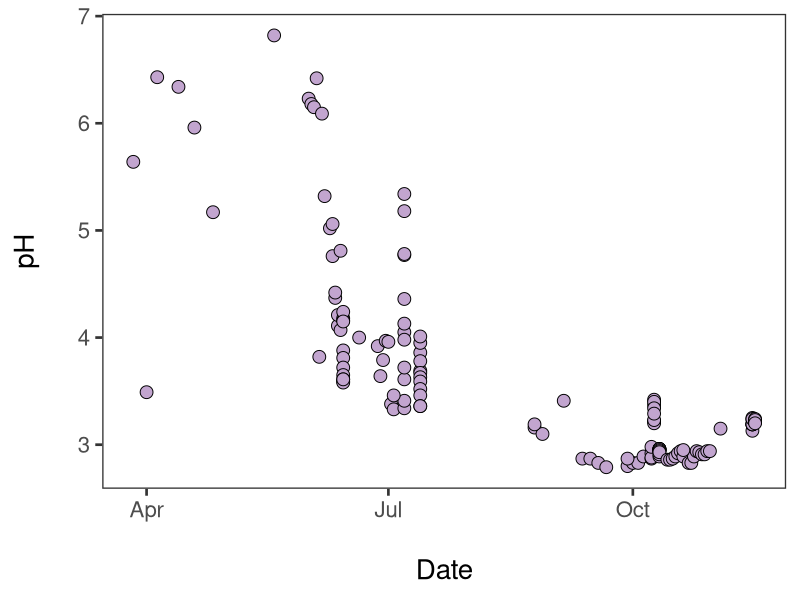
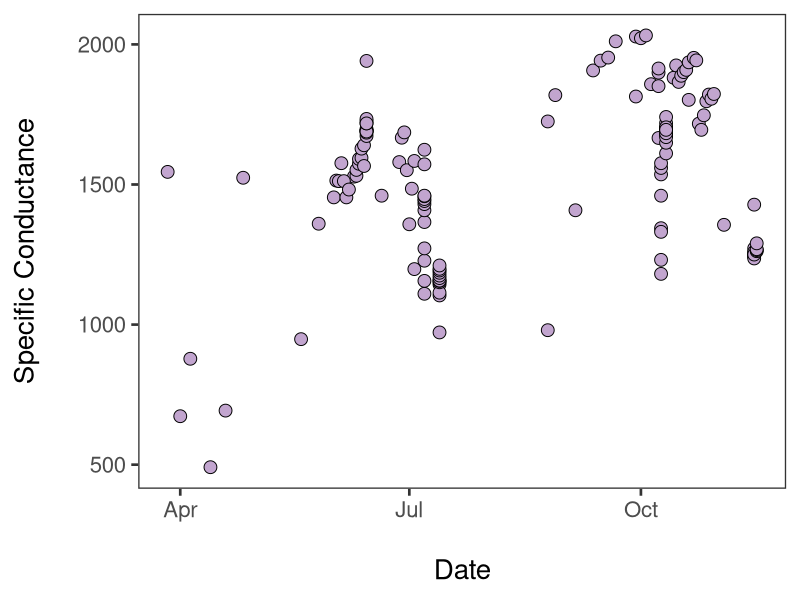
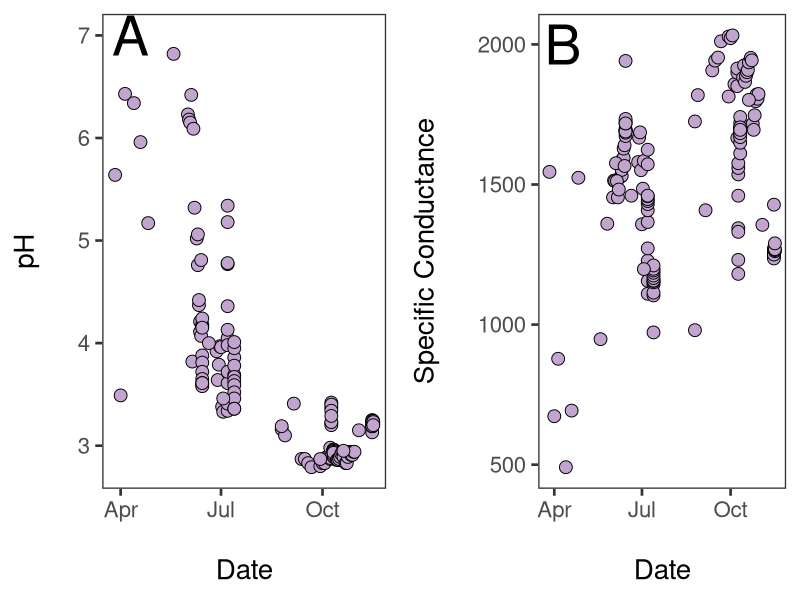
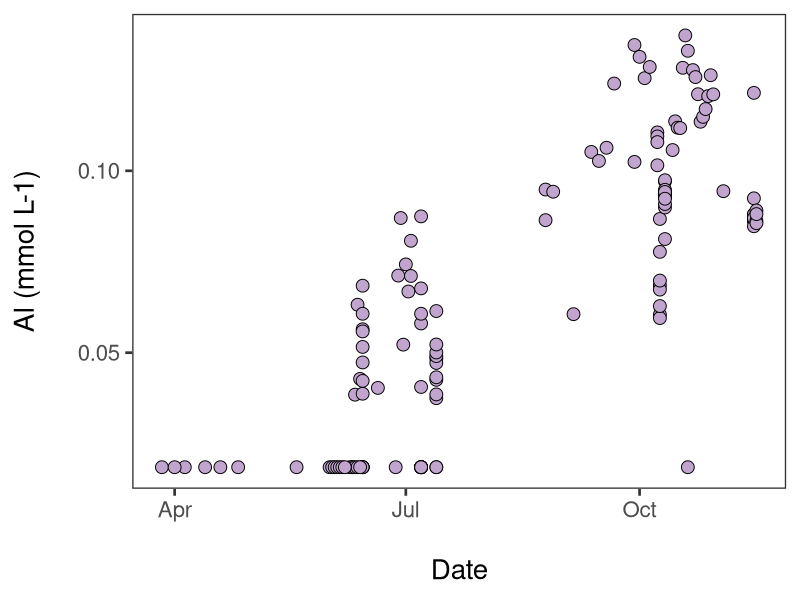
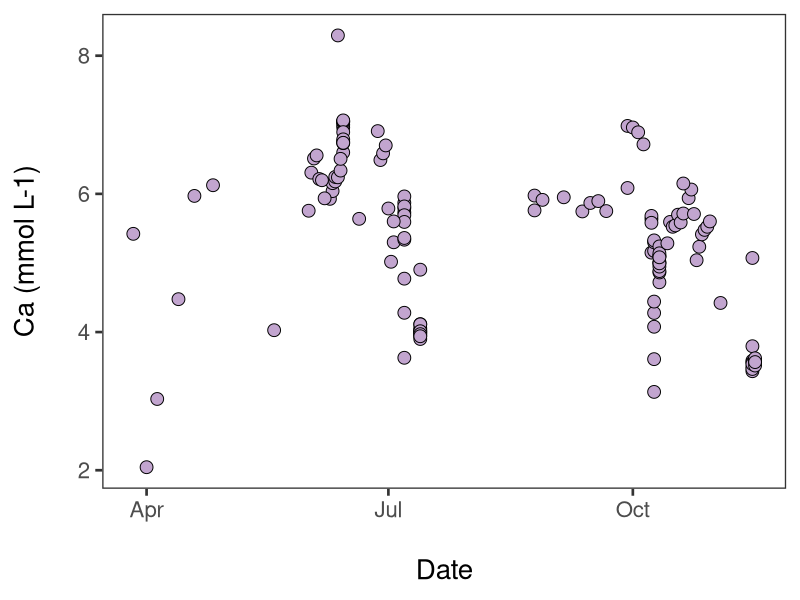
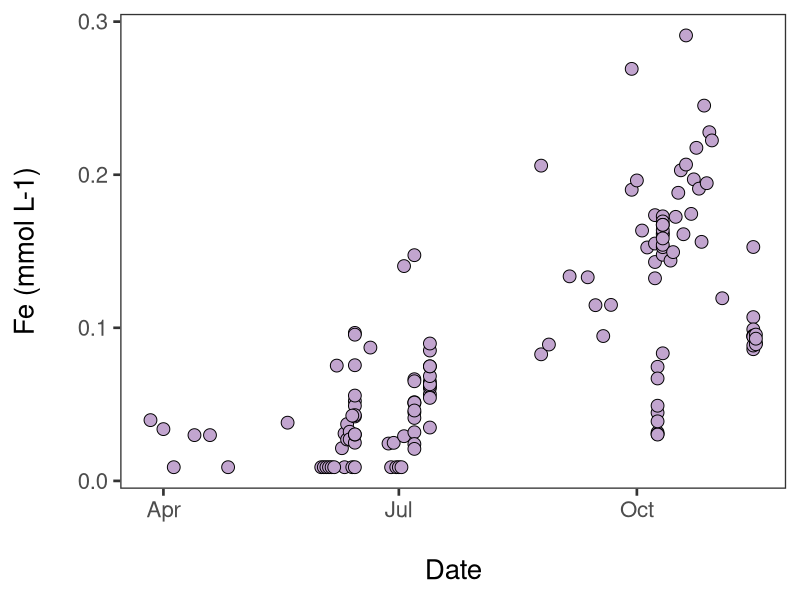
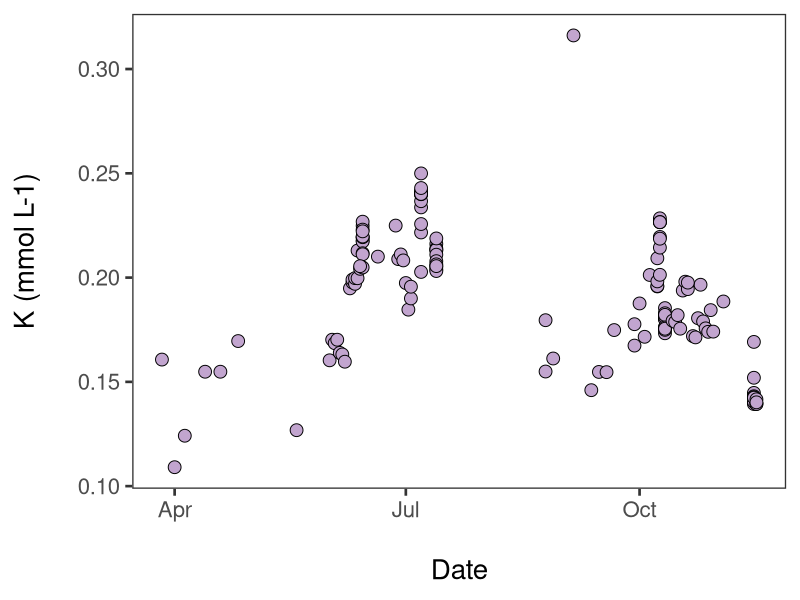
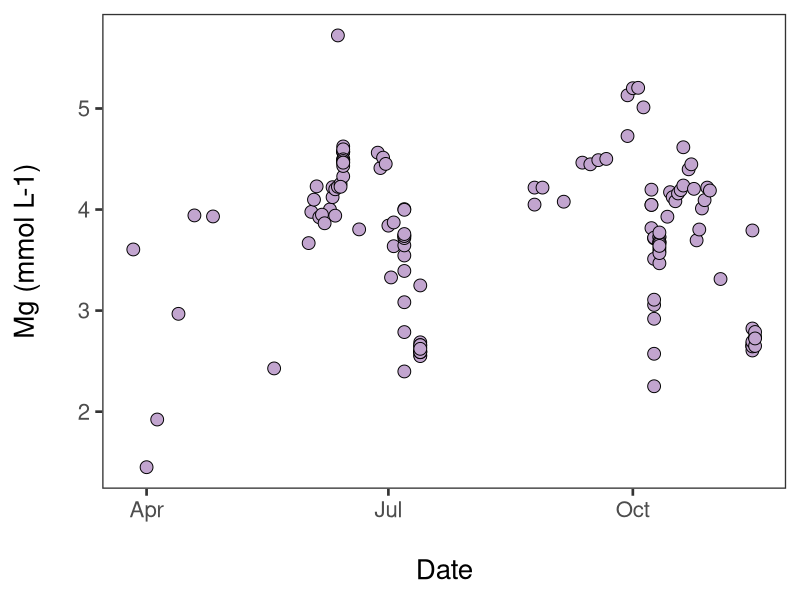

The R script that drew these images, in order: (Note: this script raises an error after producing the figures.)
#Call outlet data by date
Outchem<-read.csv(file="Outchemdate.csv",header=TRUE)
#Call Q 
Discharge<-read.csv(file="discharge.csv",header=TRUE)

#Transform mg/L to mmol/L

Outchem$Al_mmolL<-(Outchem$Al_mgL/26.982)
Outchem$Ca_mmolL<-(Outchem$Ca_mgL/40.08)
Outchem$Fe_mmolL<-(Outchem$Fe_mgL/55.845)
Outchem$K_mmolL<-(Outchem$K_mgL/39.099)
Outchem$Mg_mmolL<-(Outchem$Mg_mgL/24.305)
Outchem$Mn_mmolL<-(Outchem$Mn_mgL/54.938)
Outchem$Na_mmolL<-(Outchem$Na_mgL/22.99)
Outchem$SO42_mmolL<-(Outchem$SO42_mgL/96.06)
Outchem$Cl_mmolL<-(Outchem$Cl_mgL/35.453)

#Pulls out day of year to plot as x variable (makes scatter plot)
library(lubridate)
Outchem$newdate<-mdy(Outchem$Date)
Outchem$doy<-yday(Outchem$newdate)

#pH and EC std dev and std err
library(plyr)
outlet.summary<-ddply(Outchem, c("Site"), summarise,
                            pHmean = mean(pH, na.rm=TRUE), pHsd = sd(pH, na.rm=TRUE),
                            pHsem = sd(pH, na.rm=TRUE)/sqrt(length(pH)),
                            ECmean = mean(EC,na.rm=TRUE), ECsd = sd(EC,na.rm=TRUE),
                            ECsem = sd(EC,na.rm=TRUE)/sqrt(length(EC)),
                      Almean = mean(Al_mmolL,na.rm=TRUE), Alsd = sd(Al_mmolL,na.rm=TRUE),
                      Alsem = sd(Al_mmolL,na.rm=TRUE)/sqrt(length(Al_mmolL)),
                      Camean = mean(Ca_mmolL,na.rm=TRUE), Casd = sd(Ca_mmolL,na.rm=TRUE),
                      Casem = sd(Ca_mmolL,na.rm=TRUE)/sqrt(length(Ca_mmolL)),
                      Femean = mean(Fe_mmolL,na.rm=TRUE), Fesd = sd(Fe_mmolL,na.rm=TRUE),
                      Fesem = sd(Fe_mmolL,na.rm=TRUE)/sqrt(length(Fe_mmolL)),
                      Kmean = mean(K_mmolL,na.rm=TRUE), Ksd = sd(K_mmolL,na.rm=TRUE),
                      Ksem = sd(K_mmolL,na.rm=TRUE)/sqrt(length(K_mmolL)),
                      Mgmean = mean(Mg_mmolL,na.rm=TRUE), Mgsd = sd(Mg_mmolL,na.rm=TRUE),
                      Mgsem = sd(Mg_mmolL,na.rm=TRUE)/sqrt(length(Mg_mmolL)),
                      Mnmean = mean(Mn_mmolL,na.rm=TRUE), Mnsd = sd(Mn_mmolL,na.rm=TRUE),
                      Mnsem = sd(Mn_mmolL,na.rm=TRUE)/sqrt(length(Mn_mmolL)),
                      Namean = mean(Na_mmolL,na.rm=TRUE), Nasd = sd(Na_mmolL,na.rm=TRUE),
                      Nasem = sd(Na_mmolL,na.rm=TRUE)/sqrt(length(Na_mmolL)),
                      SO42mean = mean(SO42_mmolL,na.rm=TRUE), SO42sd = sd(SO42_mmolL,na.rm=TRUE),
                      SO42sem = sd(SO42_mmolL,na.rm=TRUE)/sqrt(length(SO42_mmolL)),
                      Clmean = mean(Cl_mmolL,na.rm=TRUE), Clsd = sd(Cl_mmolL,na.rm=TRUE),
                      Clsem = sd(Cl_mmolL,na.rm=TRUE)/sqrt(length(Cl_mmolL)))

#Plots outlet pH by date
library(ggplot2)
pal="#c2a5cf"
shape1=21
OutpH<-ggplot(Outchem, aes(newdate,pH))+
  geom_point(colour="black",size=4, fill=pal, pch=shape1)+
  theme_bw(base_size=20)+
  theme(panel.grid.major = element_blank(), panel.grid.minor = element_blank())+
  guides(fill=guide_legend(title=NULL))+
  xlab("\nDate")+
  ylab("pH\n")
#Call the graph
OutpH

#Plots outlet EC by date
library(ggplot2)
pal="#c2a5cf"
shape1=21
OutEC<-ggplot(Outchem, aes(newdate,EC))+
  geom_point(colour="black",size=4, fill=pal, pch=shape1)+
  theme_bw(base_size=20)+
  theme(panel.grid.major = element_blank(), panel.grid.minor = element_blank())+
  guides(fill=guide_legend(title=NULL))+
  xlab("\nDate")+
  ylab("Specific Conductance\n")
#Call the graph
OutEC

#Put outlet pH and EC plots in one figure
library(gridExtra)
library(lubridate)
startdate<-"2017-04-10"
xposition<-date(startdate)
OutpH.1<-OutpH+guides(fill=FALSE,shape=FALSE)+annotate("text",x=xposition,y=7,label="A",size=14)
OutEC.1<-OutEC+annotate("text",x=xposition,y=2000,label="B",size=14)
grid.arrange(arrangeGrob(OutpH.1,OutEC.1, ncol=2, widths=c(1,1)))

#Save to PDF
pdf("OutECpH.pdf",height=6,width=8)
grid.arrange(arrangeGrob(OutpH.1,OutEC.1, ncol=2, widths=c(1,1)))
dev.off()

#Plots outlet Al by date
library(ggplot2)
pal="#c2a5cf"
shape1=21
OutAl<-ggplot(Outchem, aes(newdate,Al_mmolL))+
  geom_point(colour="black",size=4, fill=pal, pch=shape1)+
  theme_bw(base_size=20)+
  theme(panel.grid.major = element_blank(), panel.grid.minor = element_blank())+
  guides(fill=guide_legend(title=NULL))+
  xlab("\nDate")+
  ylab("Al (mmol L-1)\n")
#Call the graph
OutAl

#Plots outlet Ca by date
library(ggplot2)
pal="#c2a5cf"
shape1=21
OutCa<-ggplot(Outchem, aes(newdate,Ca_mmolL))+
  geom_point(colour="black",size=4, fill=pal, pch=shape1)+
  theme_bw(base_size=20)+
  theme(panel.grid.major = element_blank(), panel.grid.minor = element_blank())+
  guides(fill=guide_legend(title=NULL))+
  xlab("\nDate")+
  ylab("Ca (mmol L-1)\n")
#Call the graph
OutCa

#Plots outlet Fe by date
library(ggplot2)
pal="#c2a5cf"
shape1=21
OutFe<-ggplot(Outchem, aes(newdate,Fe_mmolL))+
  geom_point(colour="black",size=4, fill=pal, pch=shape1)+
  theme_bw(base_size=20)+
  theme(panel.grid.major = element_blank(), panel.grid.minor = element_blank())+
  guides(fill=guide_legend(title=NULL))+
  xlab("\nDate")+
  ylab("Fe (mmol L-1)\n")
#Call the graph
OutFe

#Plots outlet K by date
library(ggplot2)
pal="#c2a5cf"
shape1=21
OutK<-ggplot(Outchem, aes(newdate,K_mmolL))+
  geom_point(colour="black",size=4, fill=pal, pch=shape1)+
  theme_bw(base_size=20)+
  theme(panel.grid.major = element_blank(), panel.grid.minor = element_blank())+
  guides(fill=guide_legend(title=NULL))+
  xlab("\nDate")+
  ylab("K (mmol L-1)\n")
#Call the graph
OutK

#Plots outlet Mg by date
library(ggplot2)
pal="#c2a5cf"
shape1=21
OutMg<-ggplot(Outchem, aes(newdate,Mg_mmolL))+
  geom_point(colour="black",size=4, fill=pal, pch=shape1)+
  theme_bw(base_size=20)+
  theme(panel.grid.major = element_blank(), panel.grid.minor = element_blank())+
  guides(fill=guide_legend(title=NULL))+
  xlab("\nDate")+
  ylab("Mg (mmol L-1)\n")
#Call the graph
OutMg

#Plots outlet Mn by date
library(ggplot2)
pal="#c2a5cf"
shape1=21
OutMn<-ggplot(Outchem, aes(newdate,Mn_mmolL))+
  geom_point(colour="black",size=4, fill=pal, pch=shape1)+
  theme_bw(base_size=20)+
  theme(panel.grid.major = element_blank(), panel.grid.minor = element_blank())+
  guides(fill=guide_legend(title=NULL))+
  xlab("\nDate")+
  ylab("Mn (mmol L-1)\n")
#Call the graph
OutMn

#Plots outlet Na by date
library(ggplot2)
pal="#c2a5cf"
shape1=21
OutNa<-ggplot(Outchem, aes(newdate,Na_mmolL))+
  geom_point(colour="black",size=4, fill=pal, pch=shape1)+
  theme_bw(base_size=20)+
  theme(panel.grid.major = element_blank(), panel.grid.minor = element_blank())+
  guides(fill=guide_legend(title=NULL))+
  xlab("\nDate")+
  ylab("Na (mmol L-1)\n")
#Call the graph
OutNa

#Plots outlet SO42- by date
library(ggplot2)
pal="#c2a5cf"
shape1=21
OutSO42<-ggplot(Outchem, aes(newdate,SO42_mmolL))+
  geom_point(colour="black",size=4, fill=pal, pch=shape1)+
  theme_bw(base_size=20)+
  theme(panel.grid.major = element_blank(), panel.grid.minor = element_blank())+
  guides(fill=guide_legend(title=NULL))+
  xlab("\nDate")+
  ylab("SO42- (mmol L-1)\n")
#Call the graph
OutSO42

#Plots outlet Cl by date
library(ggplot2)
pal="#c2a5cf"
shape1=21
OutCl<-ggplot(Outchem, aes(newdate,Cl_mmolL))+
  geom_point(colour="black",size=4, fill=pal, pch=shape1)+
  theme_bw(base_size=20)+
  theme(panel.grid.major = element_blank(), panel.grid.minor = element_blank())+
  guides(fill=guide_legend(title=NULL))+
  xlab("\nDate")+
  ylab("Cl (mmol L-1)\n")
#Call the graph
OutCl

#Put all outlet plots in one figure
library(gridExtra)
library(lubridate)
startdate<-"2017-04-10"
xposition<-date(startdate)
OutCa.1<-OutCa+guides(fill=FALSE,shape=FALSE)+annotate("text",x=xposition,y=6,label="C",size=14)
OutFe.1<-OutFe+guides(fill=FALSE,shape=FALSE)+annotate("text",x=xposition,y=6.8,label="A",size=14)
OutK.1<-OutK+guides(fill=FALSE,shape=FALSE)+annotate("text",x=xposition,y=0.6,label="E",size=14)
OutMg.1<-OutMg+guides(fill=FALSE,shape=FALSE)+annotate("text",x=xposition,y=4,label="D",size=14)
OutMn.1<-OutMn+guides(fill=FALSE,shape=FALSE)+annotate("text",x=xposition.1,y=0.8,label="B",size=14)
OutNa.1<-OutNa+guides(fill=FALSE,shape=FALSE)+annotate("text",x=xposition.1,y=0.8,label="F",size=14)
OutAl.1<-OutAl+guides(fill=FALSE,shape=FALSE)+annotate("text",x=xposition.1,y=0.8,label="F",size=14)
OutSO42.1<-OutSO42+guides(fill=FALSE,shape=FALSE)+annotate("text",x=xposition,y=14,label="G",size=12.5)
grid.arrange(arrangeGrob(OutFe.1,OutMn.1,OutCa.1,OutMg.1,OutK.1,OutNa.1,OutAl.1,OutSO42.1, ncol=2, widths=c(1,1)))

#Save to PDF
pdf("Outionbydate.pdf",height=20,width=20)
grid.arrange(arrangeGrob(OutFe.1,OutMn.1,OutCa.1,OutMg.1,OutK.1,OutNa.1,OutAl.1,OutSO42.1, ncol=2, widths=c(1,1)))
dev.off()

# Plot outlet pH and Fe by date
library(ggplot2)
yscale<-0.05

Out_pHFe_date<-ggplot(Outchem,aes(x=newdate))+
  geom_point(aes(y=pH),fill="purple",colour="black",pch=21,size=4)+
  geom_point(aes(y=Fe_mmolL/yscale,fill="orange"),colour="black",pch=21,size=4)+
  scale_y_continuous(sec.axis=sec_axis(~.*yscale,name="Concentration"))+
  scale_fill_manual(guide="legend",name="ions",
                    values=c("orange"),labels=c("Fe"))+
  labs(y="pH",
       x="Date")+
  theme_bw()+
  theme(panel.grid.major = element_blank(), panel.grid.minor = element_blank())

Out_pHFe_date
#Save to PDF
pdf("Out_pHFe_date.pdf",height=6,width=8)
Out_pHFe_date
dev.off()

#plot Q by Date
library(lubridate)
Discharge$newdate<-mdy_hm(Discharge$date_and_time)
Discharge$doy<-yday(Discharge$newdate)
Discharge$air_space<-(2*0.315)-(Discharge$level_m+0.315)
Discharge$air_space<-ifelse(Discharge$air_space >= 0, Discharge$air_space, 0)
Discharge$theta<-2*acos((0.315-Discharge$air_space)/0.315)
Discharge$Area_water<-(0.5*pi*(0.315^2))-(0.315^2*(Discharge$theta-sin(Discharge$theta))/2)
Discharge$Q_m3s<-Discharge$velocity_m_s*Discharge$Area_water
Discharge$Q_m3s<-ifelse(Discharge$Q_m3s >= 0, Discharge$Q_m3s, 0)
library(ggplot2)
OutQ<-ggplot(Discharge,aes(newdate,Q_m3s))+
  geom_line(colour="blue")+
  theme_bw(base_size=20)+
  theme(panel.grid.major = element_blank(), panel.grid.minor = element_blank())+
  guides(fill=guide_legend(title=NULL),shape=guide_legend(title=NULL))+
  xlab("\nDate")+
  ylab("Q ("~m^3~" "~s^-1~")")
#Call the graph
OutQ

#Save to PDF
pdf("OutQ.pdf",height=20,width=20)
OutQ
dev.off()
